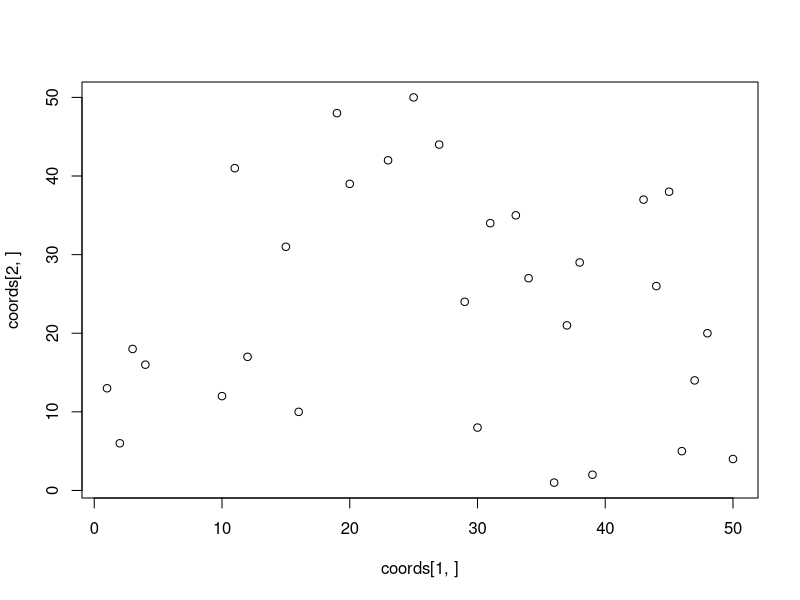
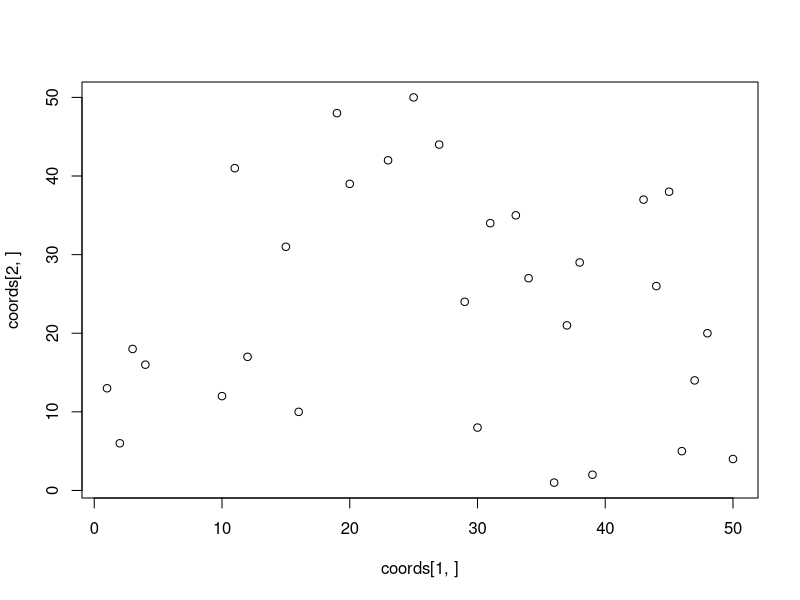

Generate these figures, in order, with R:
# ----- IMSVS ----- #


#This is is main body of the program 

y_max = 50
x_max = 50
DThreshold = 50
IThreshold = 5
t = 0
lyso_time = 20

# Make it possible to be divided by 3
n_bacts = 30

coords = matrix(data = 0, ncol = n_bacts, nrow = 2)
Type = matrix(data = 0, ncol =  x_max, nrow = y_max)
Health = matrix(data = 0, ncol =  x_max, nrow = y_max)
Food = matrix(data = 0, ncol =  x_max, nrow = y_max)
Food_Value = matrix(data = 0, ncol =  x_max, nrow = y_max)



# Function to adjust when Lysozyme are added
# This function simulates the fact that adding lysozyme regulates C types bacteries
# n_id : id of a bacteria
# coords : a 2 * n_total matrix storing the X and Y coordinates of the cells
# Type : the grid with all cells' type stored
# IThreshold : threshold of health score at which cell death occurs
# Health : the grid with all cells' health value
Adjust_lysozyme<-function(x, y)
{
  typeb <- Type[x, y]
  if(Health[x, y] > IThreshold  & Type[x, y] == "C"){ 
    Health[x, y] = Health[x, y] - 2
  }
}


# Consumption of nutrient from neighboring cells
# Food : the grid with all the food type
# Food_Value : the grid with all the food value
# n_id : id of a bacteria
# coords : a 2 * n_total matrix storing the X and Y coordinates of the cells
# Type : the grid with all cells' type stored
# Health : the grid with all cells' health value
Comsumption<-function(x, y)
{
  r = 0
  for(j in x-1:x+1)
  {
    for(k in y-1:y+1)
    {
      # Ok here there's an issue since we could check the type before the for loops
      if(Type[x, y] == "B" || Type[x, y] == "C")
      {
        if(Food[j, k] == "G" || Food[j, k] == "F" || Food[j, k] == "L")
        {
          if(Food_Value[j, k] != 0)
          {
            Food_Value[j, k] = Food_Value[j, k] - 1
            r = r + 1
          }
        }
      }
      if(Type[x, y] == "C")
      {
        if(Food[j, k] == "I")
        {
          if(Food_Value[j, k] != 0)
          {
            Food_Value[j, k] = Food_Value[j, k] - 1
            r = r + 1
          }
        }
      }
      if(Type[x, y] == "D")
      {
        if(Food[j, k] == "T" || Food[j, k] == "C")
        {
          if(Food_Value[j, k] != 0)
          {
            Food_Value[j, k] = Food_Value[j, k] - 1 
            r = r + 1
          }
        }
      }
      Health[x, y] = r
    }
  }
}


# Division of the current cell if requirements are fulfilled
# n_id : id of a bacteria
# n_bacts : number of bacteria
# coords : a 2 * n_total matrix storing the X and Y coordinates of the cells
# Type : the grid with all cells' type stored
# Health : the grid with all cells' health value
Cell_Division<-function(x, y, division_probability)
{
  p = division_probability
  original_health = Health[x, y] / 2
  new_cell_health = original_health * p
  typeb<-Type[x, y]
  fin = 0
  counter = 0
  xs<-{x - 1; x; x + 1; x; x - 1; x + 1; x + 1}
  ys<-{y; y + 1; y; y - 1; y - 1; y + 1; y + 1; y - 1}
  c = 0
  d = 0
  index = 1
  
  while(fin < 2 & counter < 8)
  {
    c = xs[counter]
    d = ys[counter]
    # In the paper's algorithm there was an OR statement
    # This made no sense as it allows overflow out of the grid if either c or d is good 
    if(c >= 0 & c < x_max & d >= 0 & d < y_max)
    {
      if(Health[c, d] == 0)
      {
        Health[c, d] = original_health
        Type[c, d] = typeb
        n_bacts = n_bacts + 1
        coords[,n_bacts] = c(c, d)
        
        #In the paper, it was only fin = 1 which would lead to making every cell the neighborhood a new cell
        fin = fin + 1
      }
    }
    if(index < 8)
    {
      index = index + 1
    } else {
      index = 0
    }
    counter = counter + 1
  }
}



# Placing  bacteria
ii = sample(1:x_max, n_bacts, replace = FALSE)
jj = sample(1:y_max, n_bacts, replace = FALSE)
for(i in 1: n_bacts)
{
  x = ii[i]
  y = jj[i]
  coords[1, i] = x
  coords[2, i] = y
  Health[x, y] = 20
  if(i%%3 == 1)
  {
    Type[x, y] = "B"
  } else if(i%%3 == 2)
  {
    Type[x, y] = "C"
  } else {
    Type[x, y] = "D"
  }
}

# Placing the food
n_food = x_max * y_max

for(i in 1: y_max)
{
  for(j in 1:x_max)
  {
    vec = runif(1)
    Food_Value[i, j] = 20
    if(vec[1] < 0.16)
    {
      Food[i, j] = "I"
    } else if(vec[1] < 0.32 )
    {
      Food[i, j] = "G"
    } else if(vec[1] < 0.48){
      Food[i, j] = "F"
    } else if(vec[1] < 0.64)
    {
      Food[i, j] = "L"
    } else if(vec[1] < 0.80){
      Food[i, j] = "T"
    } else {
      Food[i, j] = "C"
    }
  }
}
timestamp = 2
while(t < timestamp)
{
  for(i in 1:x_max)
  {
    for(j in 1:y_max)
    {
      if(Health[i, j] != 0)
      {
        Comsumption(i, j)
      }
      if(Health[i, j] > DThreshold)
      {
        Cell_Division(x, y, 1.0)
      }
      if(Health[i, j] > IThreshold)
      {
        Health[i, j] = Health[i, j] - IThreshold
      } else {
        Health[i, j] = 0
        
      }
      if(t > lyso_time){
        Adjust_lysozyme(i, j)
        
      }
    }
  }
  t = t + 1
  plot(coords[1,],coords[2,], xlim = c(1, x_max), ylim = c(1, y_max))
}

